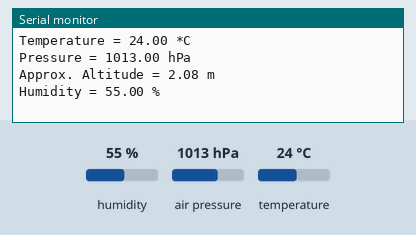
Recording of a sketch running on a simulated ESP32. Parts: the last lines printed to the serial monitor. Inputs (shaded band) come from the test bench; at power-on: humidity 55 %, air pressure 1013 hPa, temperature 24 °C.

Above: at 5.8 s.
5.9 s: humidity set to 22 %
9.6 s: air pressure set to 952 hPa
At 10.9 s:
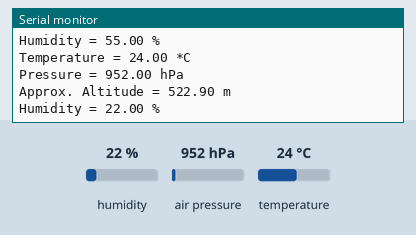
13.3 s: temperature set to 12 °C
17.0 s: air pressure set to 1000 hPa
At 21.0 s:
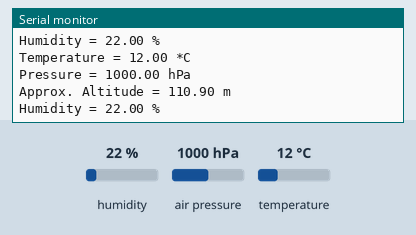
Timing chart, 0 to 22.5 s (numbered marks = the images above; inputs shaded):
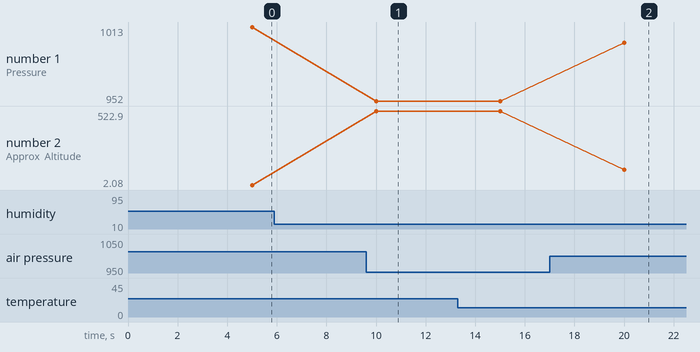

The sketch:

ESP32_BME280.ino
```cpp
/*
* Conexion con el sensor BME280
*/

#include <Wire.h>
#include <Adafruit_Sensor.h>
#include <Adafruit_BME280.h>

/*#include <SPI.h>
#define BME_SCK 18
#define BME_MISO 19
#define BME_MOSI 23
#define BME_CS 5*/

#define ID_BME 0x76
#define SEALEVELPRESSURE_HPA (1013.25)

Adafruit_BME280 bme; // I2C
//Adafruit_BME280 bme(BME_CS); // hardware SPI
//Adafruit_BME280 bme(BME_CS, BME_MOSI, BME_MISO, BME_SCK); // software SPI

// Tiempo de medicion
#define INTERVALO 5000
unsigned long tiempo_anterior = 0;
unsigned long tiempo_actual = 0;

void setup() {
  Serial.begin(115200);

  // default settings
  // (you can also pass in a Wire library object like &Wire2)
  bool status_BME;
  status_BME = bme.begin(ID_BME);
  if (!status_BME) {
    Serial.println("Could not find a valid BME280 sensor, check wiring!");
    return;
  }
}


void loop() {
  tiempo_actual = millis();
  if(tiempo_actual >= (tiempo_anterior + INTERVALO)) {
    tiempo_anterior = tiempo_actual;
    getDataBME();
  }
}

void getDataBME() {
  Serial.print("Temperature = ");
  Serial.print(bme.readTemperature());
  Serial.println(" *C");

  // Convert temperature to Fahrenheit
  /*Serial.print("Temperature = ");
  Serial.print(1.8 * bme.readTemperature() + 32);
  Serial.println(" *F");*/

  Serial.print("Pressure = ");
  Serial.print(bme.readPressure() / 100.0F);
  Serial.println(" hPa");

  Serial.print("Approx. Altitude = ");
  Serial.print(bme.readAltitude(SEALEVELPRESSURE_HPA));
  Serial.println(" m");

  Serial.print("Humidity = ");
  Serial.print(bme.readHumidity());
  Serial.println(" %");

  Serial.println();
}
```

Measured:
- after the input at 9.6 s, the serial monitor: prints a new line after 0.40 s (image 1)
- after the input at 17.0 s, the serial monitor: prints a new line after 3.0 s (image 2)
- plotted number 1: 1013 → 952 after the input at 9.6 s, 952 → 1000 after the input at 17.0 s
- plotted number 2: 2.08 → 522.9 after the input at 9.6 s, 522.9 → 110.9 after the input at 17.0 s
